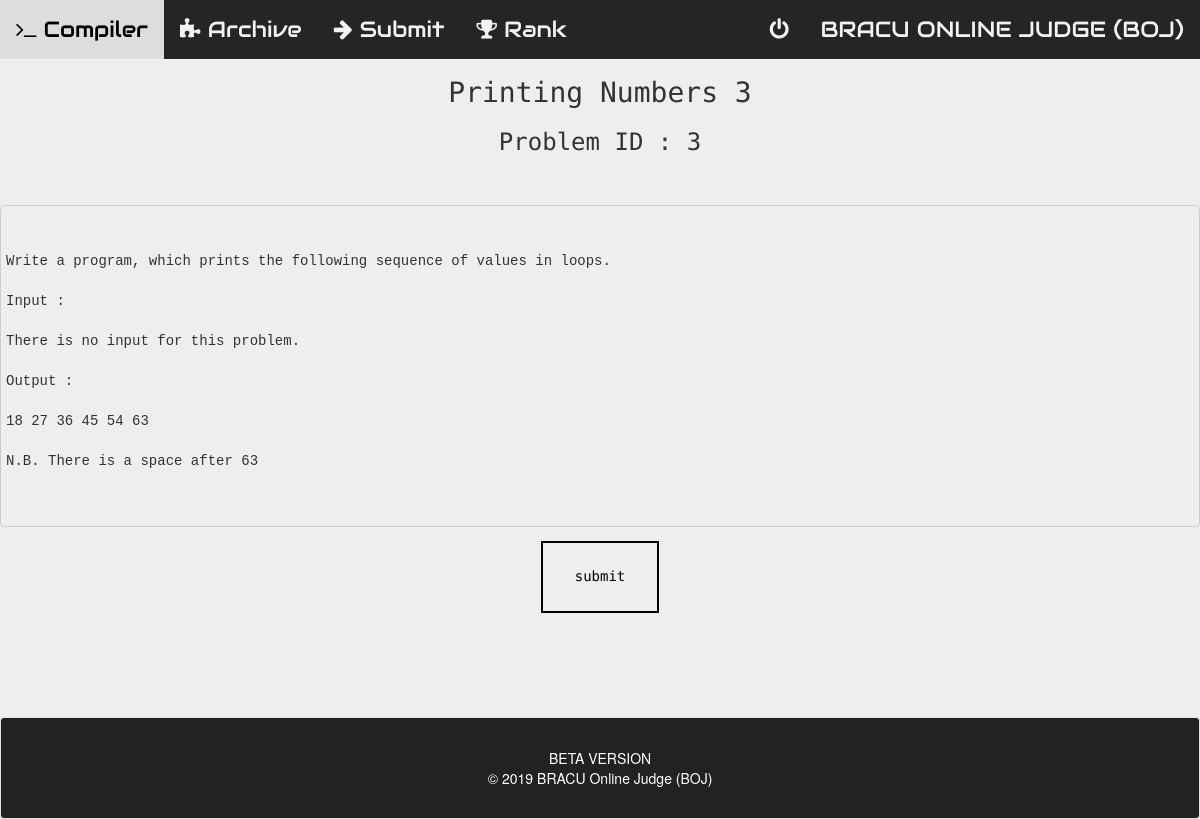
Screenshot of /view.php?id=3 with the database file from the repository.
### tables this page shows
CREATE TABLE `archive` (
  `question_id` varchar(255) NOT NULL,
  `problem_name` varchar(255) NOT NULL,
  `question` text NOT NULL,
  `test_case` varchar(10000) NOT NULL,
  `testcase_output` varchar(10000) NOT NULL,
  `difficulty` varchar(255) NOT NULL
);

### view.php (the view, shortened to what this page needs)
<?php include 'connection.php';
$id=$_REQUEST['id'];
$sqll = "SELECT question from archive where question_id = '" . $id . "'";
$resultt = mysqli_query($connection, $sqll);
$roww = mysqli_fetch_assoc($resultt);
$question = $roww['question'];
$sqll = "SELECT problem_name from archive where question_id = '" . $id . "'";
$resultt = mysqli_query($connection, $sqll);
$roww = mysqli_fetch_assoc($resultt);
$name = $roww['problem_name'];
?>
<!DOCTYPE html>
<html>
<head>
        <link rel="stylesheet" href="css/bootstrap.min.css">
        <link rel="stylesheet" href="css/font-awesome.min.css">
        <link rel="stylesheet" href="css/normalize.css">
        <link rel="stylesheet" href="css/main.css">
        <link rel="stylesheet" href="css/style.css">
        <link rel="stylesheet" href="style.css">
</head>
<body>
<div class="topbar">
        <div class="topnav-right">
            <a href="logout.php" float:left><i class="fa fa-power-off"></i></a>
            <a href="" float:left>BRACU ONLINE JUDGE (BOJ)</a>
        </div>
        <a href="compiler.php"><i class="fa fa-terminal"></i> Compiler</a>
        <a href="archive.php"><i class="fa fa-puzzle-piece"></i> Archive</a>
        <a href="submit.php"><i class="fa fa-arrow-right"></i> Submit</a>
        <a href="rank.php"><i class="fa fa-trophy"></i> Rank</a>
    </div>
<h1><?php echo $name ?></h1>
<h3>Problem ID :  <?php echo $id ?></h3>
<br><br>
<pre>
<div>
    <p id="demo"><?php echo $question?></p>
</div>
</pre>
<div class="wrapper">
<tr>
<a href="quicksubmit.php?id=<?php echo $id;?>" class="button button2"><h5>submit</h5></a>
</tr>
</div>
<div class="area">
<div class="well foot">
<div class="row area">
<div class="col-sm-3">
</div>
<div class="col-sm-5">
<div class="fm">
BETA VERSION<bR>
© 2019 BRACU Online Judge (BOJ)<br>
</div>
</div>
</div>
</div>
</div>
</body>
</html>

### css/main.css (style rules this page uses)
html { color: #222; font-size: 1em; line-height: 1.4; }

### css/style.css (style rules this page uses)
.area { margin:0px; padding:0px; }
.foot { background-color: #222222; color:white; margin-top:100px; margin-bottom:0px; padding-top:30px; padding-bottom: 30px; padding-left:0px; text-align:center; margin-left: 0px; margin-right: 0px; padding-right: 0px; }
.fm { margin-left: 100px; }
pre { background-color: #EEEEEE; font-family: Consolas,Menlo,Monaco,Lucida Console,Liberation Mono,DejaVu Sans Mono,Bitstream Vera Sans Mono,Courier New,monospace,serif; margin-bottom: 10px; max-height: 600px; overflow: auto; padding: 5px; width: auto; white-space: pre; }

### style.css (style rules this page uses)
.topbar { overflow: hidden; background-color: #252525; font-family: 'Audiowide'; font-size: 22px; }
.topbar a { float: left; display: block; color: #f2f2f2; text-align: center; padding: 14px 16px; text-decoration: none; border: none; }
.topnav-right { float: right; }

### view.php (style rules this page uses)
table , h1 , h3 , h5 { font-family: 'Source Code Pro'; text-align: center; }
body { background-color:#EEEEEE; }
.button { background-color: #4CAF50; border: none; color: #EEEEEE; padding: 16px 32px; text-align: center; text-decoration: none; display: inline-block; font-size: 16px; margin: 4px 2px; -webkit-transition-duration: 0.4s; transition-duration: 0.4s; cursor: pointer; }
.button2 { background-color: #EEEEEE; color: black; border: 2px solid black; }
.wrapper { text-align: center; }

### rows the page displays
archive: problem_name "Printing Numbers 3", question "Write a program, which prints the following sequence of values in loops. Input : There is no input for this problem. Output : 18 27 36 45 54 63 N.B. There is a space after 63"

### other values shown
$id "3"
